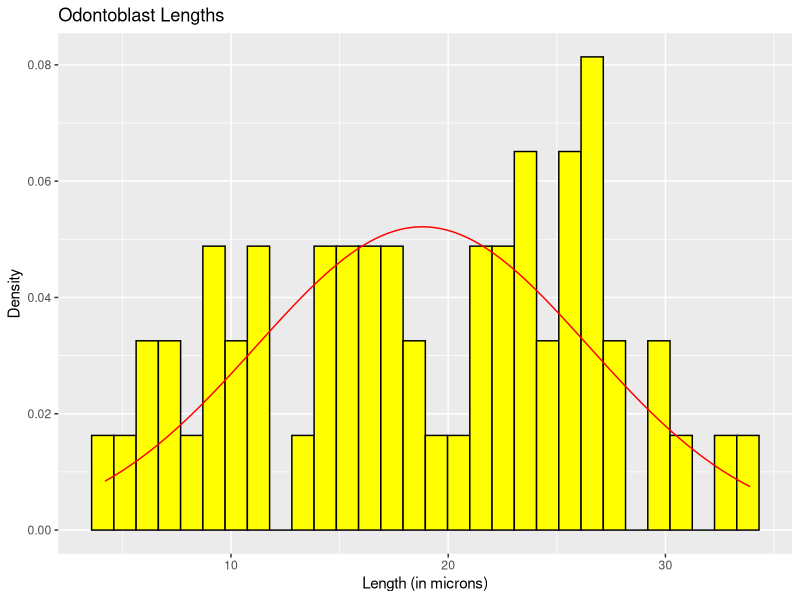
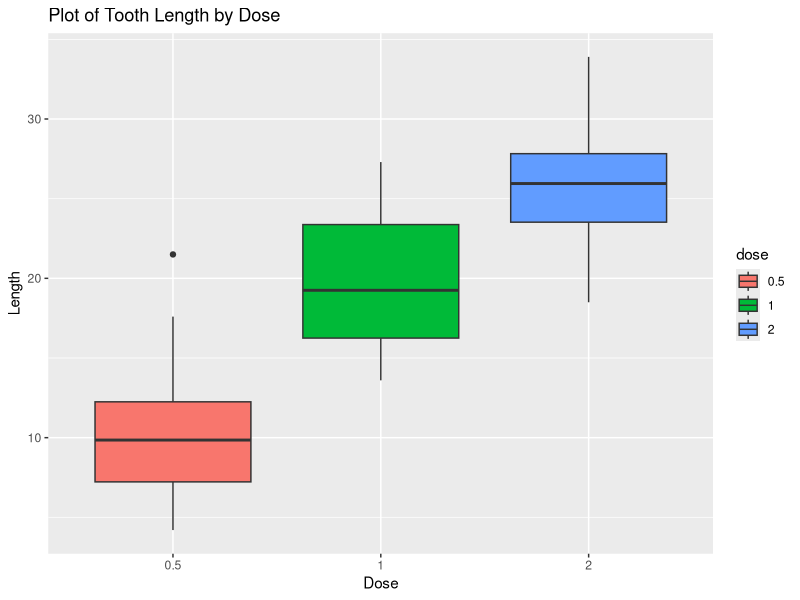
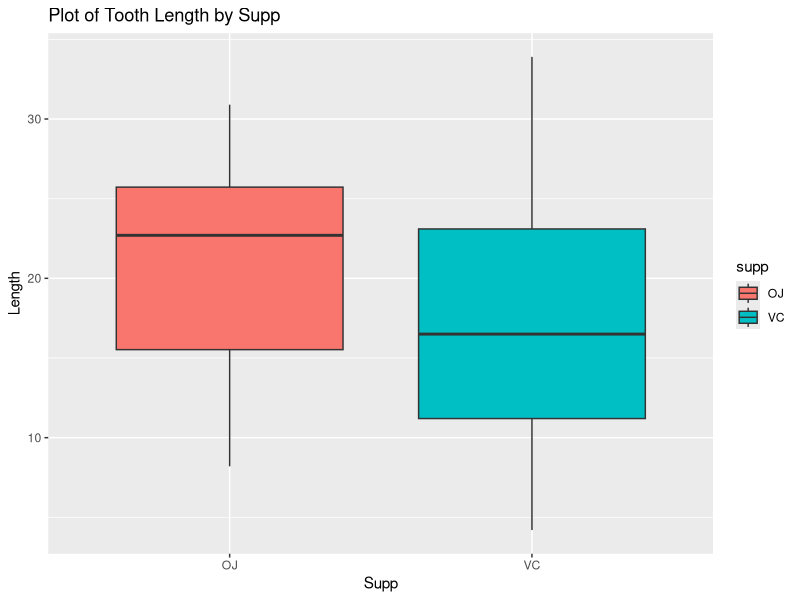
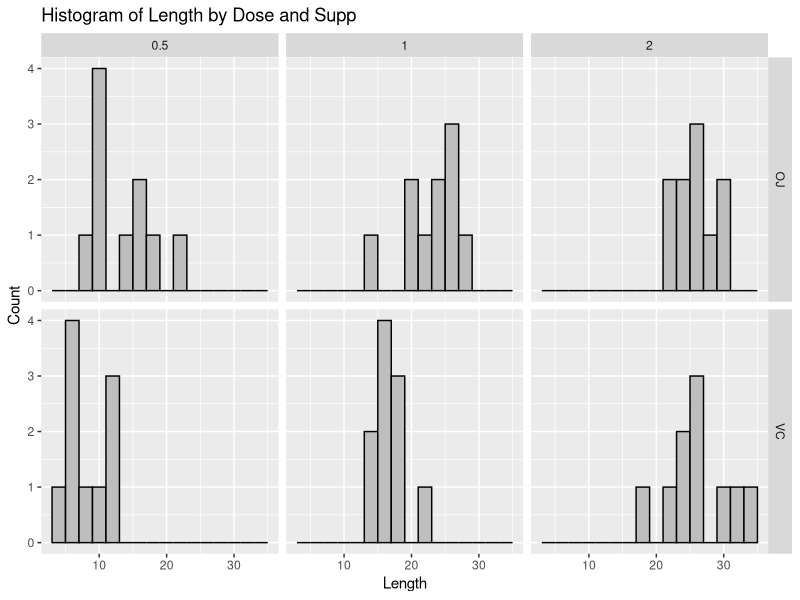

Write R code to recreate these figures, in order.
## ---- chunk 1
knitr::opts_chunk$set(echo = TRUE)
options(scipen = 999)
## ---- chunk 2
#First load the data to a variable we can use.
tg <- ToothGrowth
## ---- chunk 3
#How much data do we have?
dim(tg)
## ---- chunk 4
names(tg)
## ---- chunk 5
tg1 <- tg
tg1$dose <- sapply(tg1$dose, as.factor)
## ---- chunk 6
summary(tg1)
## ---- chunk 7
str(tg1)
## ---- chunk 8
library(ggplot2)
## ---- chunk 9
x1 <- tg1$len
mean1 <- mean(tg1$len)
sd1 <- sd(tg1$len)
n1 <- length(tg1$len)
bw1 <- 2
ggplot(data.frame(tg1), aes(x = len)) +
        geom_histogram(aes(y = ..density..), fill = "yellow", col = "black") +
        stat_function(fun  = dnorm,
        args = c(mean = mean1, sd = sd1), col = "red") +
        ggtitle("Odontoblast Lengths") +
        xlab("Length (in microns)") + ylab("Density")
## ---- chunk 10
ggplot(data.frame(tg1), aes(x=dose, y=len, fill = dose)) + geom_boxplot() +
        ggtitle("Plot of Tooth Length by Dose") +
        xlab("Dose") +
        ylab("Length")
## ---- chunk 11
ggplot(data.frame(tg1), aes(x=supp, y=len, fill = supp)) + geom_boxplot() +
        ggtitle("Plot of Tooth Length by Supp") +
        xlab("Supp") +
        ylab("Length")
## ---- chunk 12
ggplot(data.frame(tg1), aes(x = len)) +
        geom_histogram(binwidth = 2, color = "black", fill = "grey") +
        facet_grid(supp~dose) +
        ggtitle("Histogram of Length by Dose and Supp") +
        xlab("Length") +
        ylab("Count")
## ---- chunk 13
library(dplyr)
## ---- chunk 14
#By supp.
tgOJ <- tg1 %>%
        filter(supp == "OJ") %>%
        select(len)
tgVC <- tg1 %>%
        filter(supp == "VC") %>%
        select(len)
## ---- chunk 15
#By dose.
tg.5 <- tg1 %>%
        filter(dose == "0.5") %>%
        select(len)
tg01 <- tg1 %>%
        filter(dose == "1") %>%
        select(len)
tg02 <- tg1 %>%
        filter(dose == "2") %>%
        select(len)
## ---- chunk 16
#By supp and dose.
tgOJ.5 <- tg1 %>%
        filter(supp == "OJ", dose == "0.5") %>%
        select(len)
tgOJ01 <- tg1 %>%
        filter(supp == "OJ", dose == "1") %>%
        select(len)
tgOJ02 <- tg1 %>%
        filter(supp == "OJ", dose == "2") %>%
        select(len)
tgVC.5 <- tg1 %>%
        filter(supp == "VC", dose == "0.5") %>%
        select(len)
tgVC01 <- tg1 %>%
        filter(supp == "VC", dose == "1") %>%
        select(len)
tgVC02 <- tg1 %>%
        filter(supp == "VC", dose == "2") %>%
        select(len)
## ---- chunk 17
####In four cases we compare groups against those of their type (OJ/VC, .5/1/2) without differentiating with respect to the other type. In six cases we compare across dose while fixing supp, and in three cases we compare acress supp while keeping dose fixed
## ---- chunk 18
OJvVC <- t.test(tgOJ, tgVC, var.equal = TRUE)
## ---- chunk 19
halfv01 <- t.test(tg.5, tg01, var.equal = TRUE)
## ---- chunk 20
halfv02 <- t.test(tg.5, tg02, var.equal = TRUE)
## ---- chunk 21
O1v02 <- t.test(tg01, tg02, var.equal = TRUE)
## ---- chunk 22
OJ.5vOJ01 <- t.test(tgOJ.5, tgOJ01, var.equal = TRUE)
## ---- chunk 23
OJ.5vOJ02 <- t.test(tgOJ.5, tgOJ02, var.equal = TRUE)
## ---- chunk 24
OJ01vOJ02 <- t.test(tgOJ01, tgOJ02, var.equal = TRUE)
## ---- chunk 25
VC.5vVC01 <- t.test(tgVC.5, tgVC01, var.equal = TRUE)
## ---- chunk 26
VC.5vVC02 <- t.test(tgVC.5, tgVC02, var.equal = TRUE)
## ---- chunk 27
VC01vVC02 <- t.test(tgVC01, tgVC02, var.equal = TRUE)
## ---- chunk 28
OJ.5vVC.5 <- t.test(tgOJ.5, tgVC.5, var.equal = TRUE)
## ---- chunk 29
OJ01vVC01 <- t.test(tgOJ01, tgVC01, var.equal = TRUE)
## ---- chunk 30
OJ02vVC02 <- t.test(tgOJ02, tgVC02, var.equal = TRUE)
## ---- chunk 31
library(knitr)
library(kableExtra)
## ---- chunk 32
x <-
        t(matrix(
        data = c(
        OJvVC$conf.int,
        OJvVC$p.value,
        halfv01$conf.int,
        halfv01$p.value,
        halfv02$conf.int,
        halfv02$p.value,
        O1v02$conf.int,
        O1v02$p.value,
        OJ.5vOJ01$conf.int,
        OJ.5vOJ01$p.value,
        OJ.5vOJ02$conf.int,
        OJ.5vOJ02$p.value,
        OJ01vOJ02$conf.int,
        OJ01vOJ02$p.value,
        VC.5vVC01$conf.int,
        VC.5vVC01$p.value,
        VC.5vVC02$conf.int,
        VC.5vVC02$p.value,
        VC01vVC02$conf.int,
        VC01vVC02$p.value,
        OJ.5vVC.5$conf.int,
        OJ.5vVC.5$p.value,
        OJ01vVC01$conf.int,
        OJ01vVC01$p.value,
        OJ02vVC02$conf.int,
        OJ02vVC02$p.value
        ),
        nrow = 3
        ))
        rownames(x) <- c(
        "OJ vs VC",
        ".5 vs 1",
        ".5 vs 2",
        "1 vs 2",
        "OJ: .5 vs 1",
        "OJ: .5 vs 2",
        "OJ: 1 vs 2",
        "VC: .5 vs 1",
        "VC: .5 vs 2",
        "VC: 1 vs 2",
        ".5: OJ vs VC",
        "1: OJ vs VC",
        "2: OJ vs VC"
        )
        
        kable(
                x,
                digits = 8,
                row.names = TRUE,
                col.names = c("Lower Bound", "Upper Bound", "P value"),
                align = "l",
                caption = "Confidence Intervals and P values",
                label = NULL,
                escape = TRUE
                ) %>%
        kable_styling("striped", latex_options = "hold_position") %>%
        add_header_above(c(
                " " = 1,
                "Confidence Interval" = 2,
                " " = 1
                )) %>%
        pack_rows("Overall Dose & Supp", 1, 4) %>%
        pack_rows("Same Supp, Different Dose", 5, 10) %>%
        pack_rows("Same Dose, Different Supp", 11, 13)
## ---- chunk 33
tg <- ToothGrowth
## ---- chunk 34
tg1 <- tg
tg1$dose <- sapply(tg1$dose, as.factor)
## ---- chunk 35
dim(tg)
## ---- chunk 36
names(tg)
## ---- chunk 37
library(dplyr)
## ---- chunk 38
tgOJ <- tg1 %>%
        filter(supp == "OJ") %>%
        select(len)
tgVC <- tg1 %>%
        filter(supp == "VC") %>%
        select(len)
## ---- chunk 39
tg.5 <- tg1 %>%
        filter(dose == "0.5") %>%
        select(len)
tg01 <- tg1 %>%
        filter(dose == "1") %>%
        select(len)
tg02 <- tg1 %>%
        filter(dose == "2") %>%
        select(len)
## ---- chunk 40
tgOJ.5 <- tg1 %>%
        filter(supp == "OJ", dose == "0.5") %>%
        select(len)
tgOJ01 <- tg1 %>%
        filter(supp == "OJ", dose == "1") %>%
        select(len)
tgOJ02 <- tg1 %>%
        filter(supp == "OJ", dose == "2") %>%
        select(len)
tgVC.5 <- tg1 %>%
        filter(supp == "VC", dose == "0.5") %>%
        select(len)
tgVC01 <- tg1 %>%
        filter(supp == "VC", dose == "1") %>%
        select(len)
tgVC02 <- tg1 %>%
        filter(supp == "VC", dose == "2") %>%
        select(len)
## ---- chunk 41
OJvVC <- t.test(tgOJ, tgVC, var.equal = TRUE)
## ---- chunk 42
halfv01 <- t.test(tg.5, tg01, var.equal = TRUE)
## ---- chunk 43
halfv02 <- t.test(tg.5, tg02, var.equal = TRUE)
## ---- chunk 44
O1v02 <- t.test(tg01, tg02, var.equal = TRUE)
## ---- chunk 45
OJ.5vOJ01 <- t.test(tgOJ.5, tgOJ01, var.equal = TRUE)
## ---- chunk 46
OJ.5vOJ02 <- t.test(tgOJ.5, tgOJ02, var.equal = TRUE)
## ---- chunk 47
OJ01vOJ02 <- t.test(tgOJ01, tgOJ02, var.equal = TRUE)
## ---- chunk 48
VC.5vVC01 <- t.test(tgVC.5, tgVC01, var.equal = TRUE)
## ---- chunk 49
VC.5vVC02 <- t.test(tgVC.5, tgVC02, var.equal = TRUE)
## ---- chunk 50
VC01vVC02 <- t.test(tgVC01, tgVC02, var.equal = TRUE)
## ---- chunk 51
OJ.5vVC.5 <- t.test(tgOJ.5, tgVC.5, var.equal = TRUE)
## ---- chunk 52
OJ01vVC01 <- t.test(tgOJ01, tgVC01, var.equal = TRUE)
## ---- chunk 53
OJ02vVC02 <- t.test(tgOJ02, tgVC02, var.equal = TRUE)
## ---- chunk 54
library(knitr)
library(kableExtra)
## ---- chunk 55
x <-
        t(matrix(
        data = c(
        OJvVC$conf.int,
        OJvVC$p.value,
        halfv01$conf.int,
        halfv01$p.value,
        halfv02$conf.int,
        halfv02$p.value,
        O1v02$conf.int,
        O1v02$p.value,
        OJ.5vOJ01$conf.int,
        OJ.5vOJ01$p.value,
        OJ.5vOJ02$conf.int,
        OJ.5vOJ02$p.value,
        OJ01vOJ02$conf.int,
        OJ01vOJ02$p.value,
        VC.5vVC01$conf.int,
        VC.5vVC01$p.value,
        VC.5vVC02$conf.int,
        VC.5vVC02$p.value,
        VC01vVC02$conf.int,
        VC01vVC02$p.value,
        OJ.5vVC.5$conf.int,
        OJ.5vVC.5$p.value,
        OJ01vVC01$conf.int,
        OJ01vVC01$p.value,
        OJ02vVC02$conf.int,
        OJ02vVC02$p.value
        ),
        nrow = 3
        ))
        rownames(x) <- c(
        "OJ vs VC",
        ".5 vs 1",
        ".5 vs 2",
        "1 vs 2",
        "OJ: .5 vs 1",
        "OJ: .5 vs 2",
        "OJ: 1 vs 2",
        "VC: .5 vs 1",
        "VC: .5 vs 2",
        "VC: 1 vs 2",
        ".5: OJ vs VC",
        "1: OJ vs VC",
        "2: OJ vs VC"
        )
        
        kable(
               x,
                digits = 4,
                row.names = TRUE,
                col.names = c("Lower Bound", "Upper Bound", "P value"),
                align = "l",
                caption = "Confidence Intervals and P values",
                label = NULL,
                escape = TRUE
                ) %>%
        kable_styling("striped") %>%
        add_header_above(c(
                " " = 1,
                "Confidence Interval" = 2,
                " " = 1
        ))
